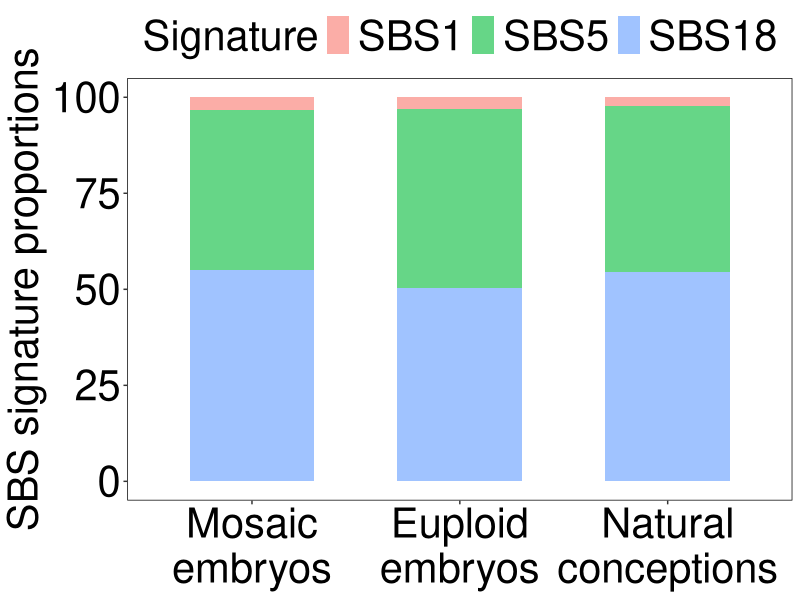

Reproduce this figure in R.
library(tidyverse)
library(ggplot2)

data <- read.csv("SBS_signatures_decomposition_profile.csv")

tidy_data <- data %>%
  mutate(Signatures = str_split(Global.NMF.Signatures, " & ")) %>%
  unnest(Signatures) %>%
  mutate(Signature = str_extract(Signatures, "Subs-[0-9]+"), 
         Signature = str_replace(Signature, "Subs-0?", "SBS"),
         Percentage = as.numeric(str_extract(Signatures, "\\d+\\.\\d+")),
         Sample = str_extract(Sample.Names, "(?<=Sample ).*")) %>% 
  select(Sample, Signature, Percentage)

sample_order <- c("mosaic_embryos", "euploid_embryos", "natural_conceptions")
tidy_data <- tidy_data %>%
  mutate(Sample = factor(Sample, levels = sample_order))
tidy_data$Signature <- factor(tidy_data$Signature, levels = c("SBS1", "SBS5", "SBS18"))

pic <- ggplot(tidy_data, aes(x = Sample, y = Percentage, fill = Signature)) +
    geom_bar(stat = "identity", position = "stack", alpha = 0.6, width = 0.6) +
    theme_bw()+
    labs(y = "SBS signature proportions",fill = "Signature",x=NULL) +
    scale_x_discrete(labels = c("mosaic_embryos" = "Mosaic\nembryos","euploid_embryos" = "Euploid\nembryos","natural_conceptions" = "Natural\nconceptions"))+
    # theme(axis.text.x = element_text(angle = 45, hjust = 1))+
    theme(legend.position = "top",panel.grid = element_blank(),text = element_text(size = 30),axis.text = element_text(size = 30,color = "black"),legend.text = element_text(size = 30,color = "black"),panel.border = element_rect(color = "black"))
